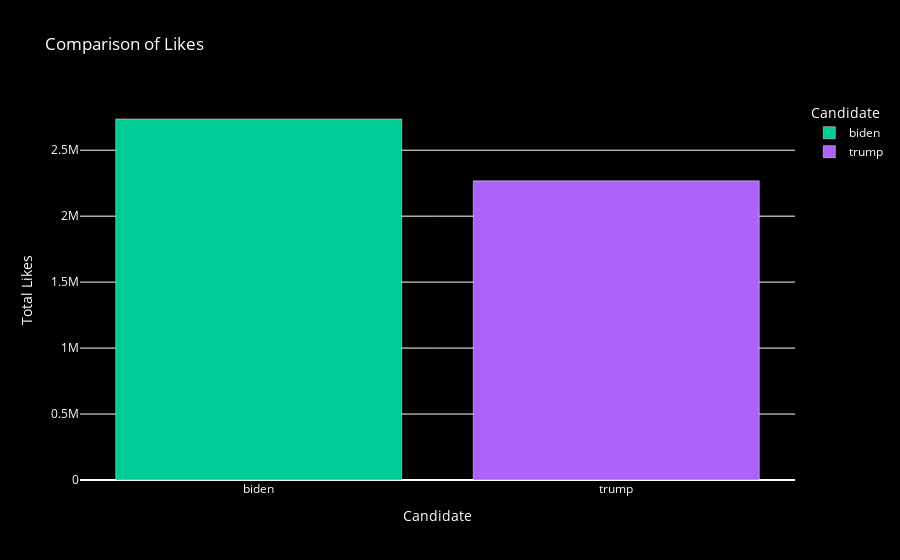

Here is the notebook cell this chart was saved with:
### Code cell
# Second we can check whether the candidates tweets likes count and based on the likes can have a initial prediction
# Interactive bar chart 
likes_comparison = data.groupby('candidate')['likes'].sum().reset_index() 
fig = px.bar(likes_comparison, x='candidate', y='likes', color='candidate', 
color_discrete_map={'Trump': 'blue', 'Biden': 'green'}, 
labels={'candidate': 'Candidate', 'likes': 'Total Likes'}, 
title='Comparison of Likes') 

# Update the layout with a black theme 
fig.update_layout(plot_bgcolor='black', 
paper_bgcolor='black', font_color='white') 

# Show the chart 
fig.show()

### Figure 1 — Plotly figure (JSON) as saved in the notebook; plotly's stock layout.template omitted (floating-point values rounded to 4 significant figures)
{"data": [{"alignmentgroup": "True", "hovertemplate": "Candidate=%{x}<br>Total Likes=%{y}<extra></extra>", "legendgroup": "biden", "marker": {"color": "#00cc96", "pattern": {"shape": ""}}, "name": "biden", "offsetgroup": "biden", "orientation": "v", "showlegend": true, "textposition": "auto", "type": "bar", "x": ["biden"], "xaxis": "x", "y": [2736567], "yaxis": "y"}, {"alignmentgroup": "True", "hovertemplate": "Candidate=%{x}<br>Total Likes=%{y}<extra></extra>", "legendgroup": "trump", "marker": {"color": "#ab63fa", "pattern": {"shape": ""}}, "name": "trump", "offsetgroup": "trump", "orientation": "v", "showlegend": true, "textposition": "auto", "type": "bar", "x": ["trump"], "xaxis": "x", "y": [2267705], "yaxis": "y"}], "layout": {"barmode": "relative", "font": {"color": "white"}, "legend": {"title": {"text": "Candidate"}, "tracegroupgap": 0}, "paper_bgcolor": "black", "plot_bgcolor": "black", "title": {"text": "Comparison of Likes"}, "xaxis": {"anchor": "y", "categoryarray": ["biden", "trump"], "categoryorder": "array", "domain": [0, 1], "title": {"text": "Candidate"}}, "yaxis": {"anchor": "x", "domain": [0, 1], "title": {"text": "Total Likes"}}}}
